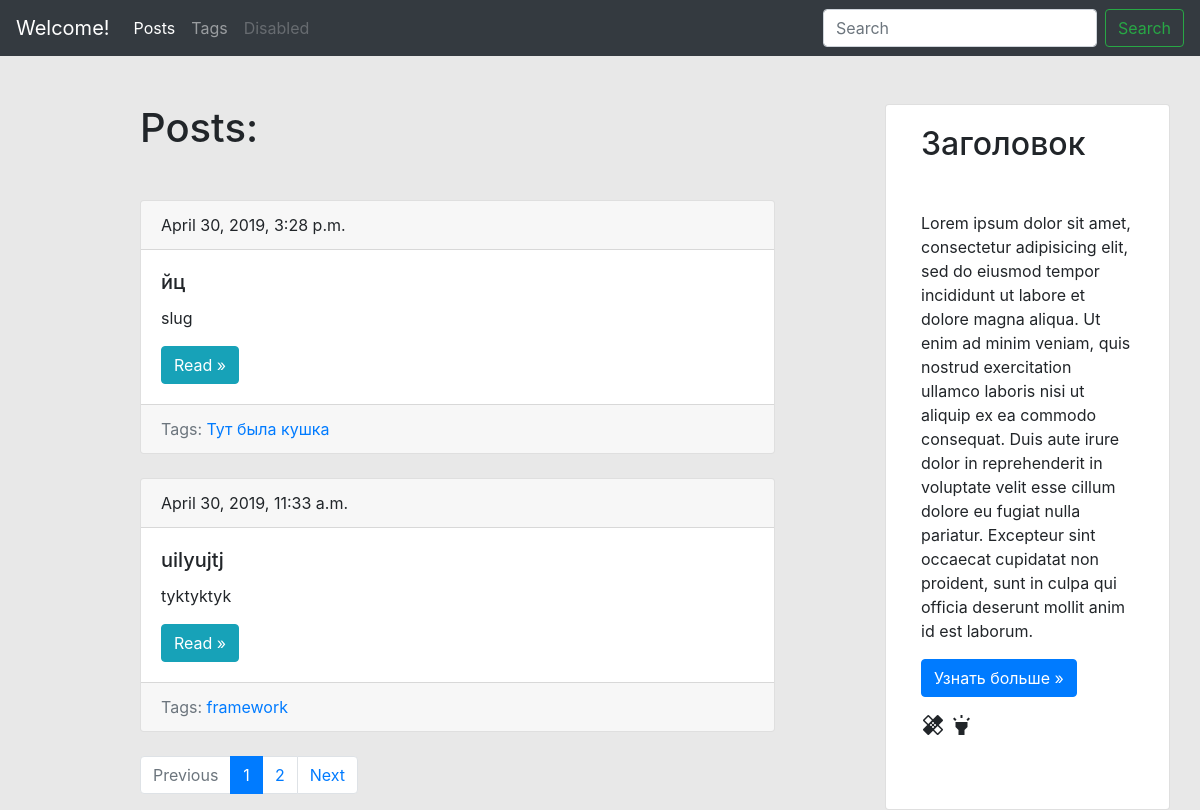
/blog/, run on an earlier commit of the app's database.
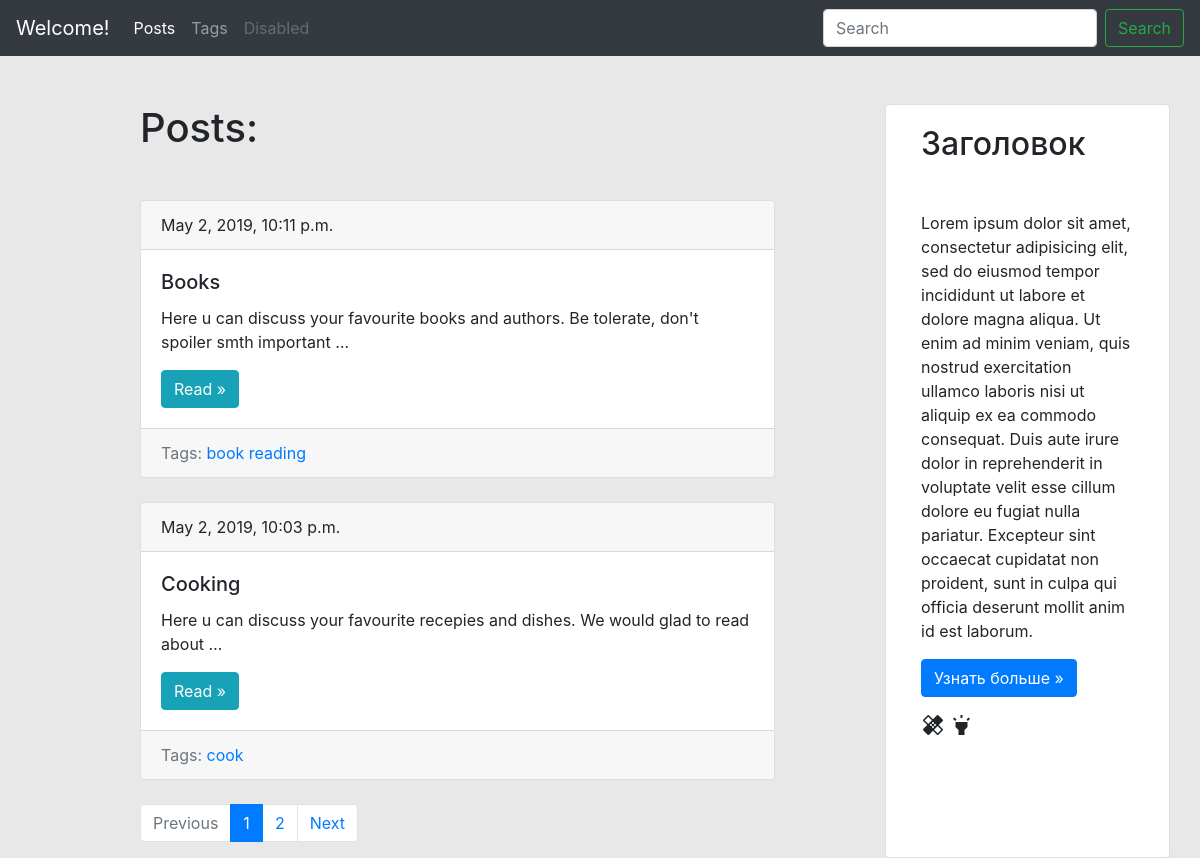
And on a later commit of the database.
### blog/models.py (models this page shows, shortened)
class Post(models.Model):
    title = models.CharField(max_length=150, db_index=True) #для индексации
    slug = models.SlugField(max_length=150, unique=True, blank=True) #присваиваю уникальность
    body = models.TextField(blank=True, db_index=True)
    tags = models.ManyToManyField('Tag', blank=True, related_name='posts') #появится новое свойство у Tag
    date_pub = models.DateTimeField(auto_now_add=True) #при сохр. в бд сработает
    def get_absolute_url(self): #название метода - это соглашение Джанги
        return reverse('post_detail_url', kwargs={'slug': self.slug})
    class Meta: #определяет внутреннее отношение
        ordering = ['-date_pub'] # минус для обратного порядка, начиная с новых

class Tag(models.Model):
    title = models.CharField(max_length=50)
    slug = models.SlugField(max_length=50, unique=True)
    def get_absolute_url(self):
        return reverse('tag_detail_url', kwargs={'slug': self.slug})
    class Meta:
        ordering = ['title']

### blog/views.py (the view)
# urls.py: path('', posts_list, name='posts_list_url'),
def posts_list(request):
    search_query = request.GET.get('search', '')
    if search_query: #если юзер ничего не ввел, то будет пустая строка
        posts = Post.objects.filter(Q(title__icontains=search_query) | Q(body__icontains=search_query)) #поиск по заголовкам и телам
    else: #если search_query будет пустым, тогда получаем полный список
        posts = Post.objects.all()
    paginator = Paginator(posts, 2) # делим посты по две штуки на страницу
    page_number = request.GET.get('page', 1) #считываю данные из адресной строки; считывает переданный ключ page, а 1 - это дефолтное значение
    page = paginator.get_page(page_number) #у каждой страницы будет по два поста и свой URL номер ?page=1,2,3
    is_paginated = page.has_other_pages() #есть другие посты, если нет, то убираем панельку
    if page.has_previous():
        prev_url = '?page={}'.format(page.previous_page_number())
    else:
        prev_url = ''
    if page.has_next():
        next_url = '?page={}'.format(page.next_page_number())
    else:
         next_url = ''
    context = {
        'page_object': page,
        'is_paginated': is_paginated,
        'next_url': next_url,
        'prev_url': prev_url
    }
    return render(request, 'blog/index.html', context=context)

### blog/templates/blog/index.html (shortened to what this page needs)
{% extends 'blog/base_blog.html' %}
{% block content %}
<h1 class="mb-5">Posts:</h1>
    {% for post in page_object.object_list %}
        {% include 'blog/includes/post_card_template.html' %}
    {% endfor %}
{% endblock %}

### blog/templates/blog/includes/post_card_template.html
<div class="card mb-4">
  <div class="card-header">
    {{post.date_pub}}
  </div>
  <div class="card-body">
    <h5 class="card-title">{{post.title}}</h5>
    <p class="card-text">{{post.body | truncatewords:15}}</p>
    <a href="{{ post.get_absolute_url}}" class="btn btn-info">Read »</a>
  </div>
  <div class="card-footer text-muted">
    Tags:
    {% for tag in post.tags.all %}
      <a href="{{tag.get_absolute_url}}">{{tag.title}}</a>
    {% endfor %}
  </div>
</div>

What changed in the data, as far as the page shows it:
removed Post: date_pub "April 30, 2019, 3:28 p.m.", title "йц", body "slug"
no longer on this page (row unchanged): Tag: title "Тут была кушка", shown under "April 30, 2019, 3:28 p.m."
removed Post: date_pub "April 30, 2019, 11:33 a.m.", title "uilyujtj", body "tyktyktyk"
no longer on this page (row unchanged): Tag: title "framework", shown under "April 30, 2019, 11:33 a.m."
added Post: date_pub "May 2, 2019, 10:11 p.m.", title "Books", body "Here u can discuss your favourite books and authors. Be tolerate, don't spoiler smth important …"
added Tag: title "book", shown under "May 2, 2019, 10:11 p.m."
added Tag: title "reading", shown under "May 2, 2019, 10:11 p.m."
added Post: date_pub "May 2, 2019, 10:03 p.m.", title "Cooking", body "Here u can discuss your favourite recepies and dishes. We would glad to read about …"
added Tag: title "cook", shown under "May 2, 2019, 10:03 p.m."
